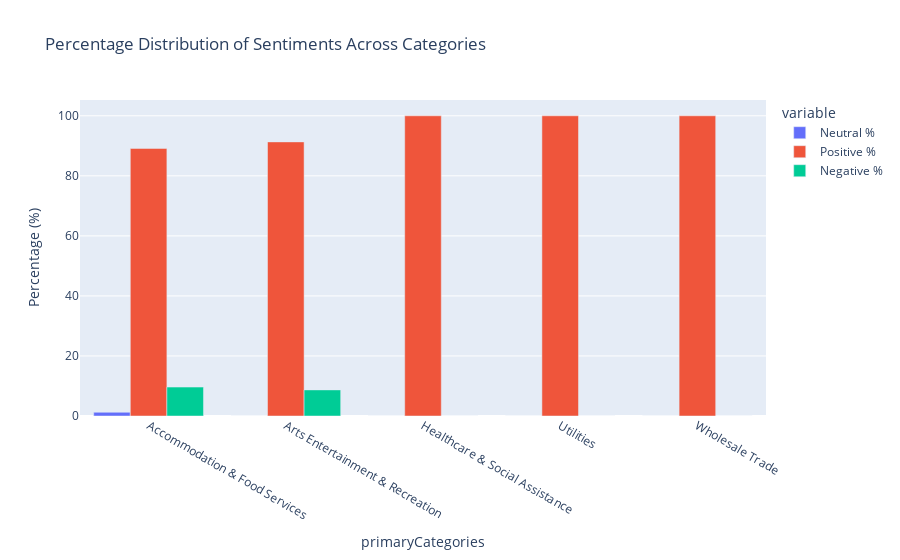

The notebook cell saved with this chart:
### Markdown cell above
## 4.2. percentage of comments for each Primary Categories

### Code cell
# Pivot table creation remains the same
pivot_df = df.pivot_table(index='primaryCategories', columns='polarity', aggfunc='size', fill_value=0)

# Reset index to make 'primaryCategories' a column again
pivot_df.reset_index(inplace=True)

# Rename columns for clarity
pivot_df.columns.name = None
pivot_df.rename(columns={0: 'Neutral', 1: 'Positive', -1: 'Negative'}, inplace=True)

# Calculate percentages for Neutral, Positive, and Negative sentiments
pivot_df['Total'] = pivot_df[['Neutral', 'Positive', 'Negative']].sum(axis=1)
pivot_df['Neutral %'] = pivot_df['Neutral'] / pivot_df['Total'] * 100
pivot_df['Positive %'] = pivot_df['Positive'] / pivot_df['Total'] * 100
pivot_df['Negative %'] = pivot_df['Negative'] / pivot_df['Total'] * 100

# Filter for relevant columns
relevant_columns = ['primaryCategories', 'Neutral %', 'Positive %', 'Negative %']

# Plotting
fig = px.bar(pivot_df[relevant_columns], x='primaryCategories', y=[col for col in relevant_columns if col!= 'primaryCategories'],
             title='Percentage Distribution of Sentiments Across Categories',
             labels={'value':'Percentage (%)'},
             barmode='group')

fig.show()

### Figure 1 — Plotly figure (JSON) as saved in the notebook; plotly's stock layout.template omitted (floating-point values rounded to 4 significant figures)
{"data": [{"alignmentgroup": "True", "hovertemplate": "variable=Neutral %<br>primaryCategories=%{x}<br>Percentage (%)=%{y}<extra></extra>", "legendgroup": "Neutral %", "marker": {"color": "#636efa", "pattern": {"shape": ""}}, "name": "Neutral %", "offsetgroup": "Neutral %", "orientation": "v", "showlegend": true, "textposition": "auto", "type": "bar", "x": ["Accommodation & Food Services", "Arts Entertainment & Recreation", "Healthcare & Social Assistance", "Utilities", "Wholesale Trade"], "xaxis": "x", "y": [1.239, 0, 0, 0, 0], "yaxis": "y"}, {"alignmentgroup": "True", "hovertemplate": "variable=Positive %<br>primaryCategories=%{x}<br>Percentage (%)=%{y}<extra></extra>", "legendgroup": "Positive %", "marker": {"color": "#EF553B", "pattern": {"shape": ""}}, "name": "Positive %", "offsetgroup": "Positive %", "orientation": "v", "showlegend": true, "textposition": "auto", "type": "bar", "x": ["Accommodation & Food Services", "Arts Entertainment & Recreation", "Healthcare & Social Assistance", "Utilities", "Wholesale Trade"], "xaxis": "x", "y": [89.13, 91.3, 100, 100, 100], "yaxis": "y"}, {"alignmentgroup": "True", "hovertemplate": "variable=Negative %<br>primaryCategories=%{x}<br>Percentage (%)=%{y}<extra></extra>", "legendgroup": "Negative %", "marker": {"color": "#00cc96", "pattern": {"shape": ""}}, "name": "Negative %", "offsetgroup": "Negative %", "orientation": "v", "showlegend": true, "textposition": "auto", "type": "bar", "x": ["Accommodation & Food Services", "Arts Entertainment & Recreation", "Healthcare & Social Assistance", "Utilities", "Wholesale Trade"], "xaxis": "x", "y": [9.629, 8.696, 0, 0, 0], "yaxis": "y"}], "layout": {"barmode": "group", "legend": {"title": {"text": "variable"}, "tracegroupgap": 0}, "title": {"text": "Percentage Distribution of Sentiments Across Categories"}, "xaxis": {"anchor": "y", "domain": [0, 1], "title": {"text": "primaryCategories"}}, "yaxis": {"anchor": "x", "domain": [0, 1], "title": {"text": "Percentage (%)"}}}}
